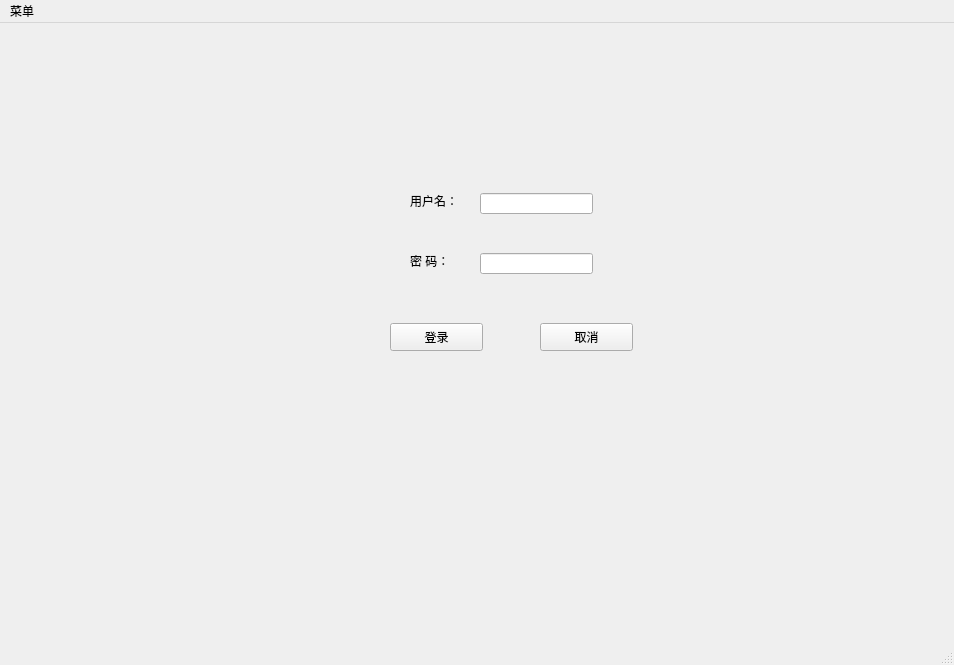
<?xml version="1.0" encoding="UTF-8"?>
<ui version="4.0">
 <class>MainWindow</class>
 <widget class="QMainWindow" name="MainWindow">
  <property name="geometry">
   <rect>
    <x>0</x>
    <y>0</y>
    <width>954</width>
    <height>665</height>
   </rect>
  </property>
  <property name="windowTitle">
   <string>软袋缺陷在线检测系统</string>
  </property>
  <widget class="QWidget" name="centralwidget">
   <widget class="QStackedWidget" name="stackedWidget">
    <property name="geometry">
     <rect>
      <x>30</x>
      <y>10</y>
      <width>731</width>
      <height>581</height>
     </rect>
    </property>
    <property name="currentIndex">
     <number>0</number>
    </property>
    <widget class="QWidget" name="page_1">
     <widget class="QWidget" name="login_widget" native="true">
      <property name="geometry">
       <rect>
        <x>0</x>
        <y>20</y>
        <width>621</width>
        <height>381</height>
       </rect>
      </property>
      <widget class="QLabel" name="label_2">
       <property name="geometry">
        <rect>
         <x>380</x>
         <y>200</y>
         <width>72</width>
         <height>15</height>
        </rect>
       </property>
       <property name="text">
        <string>密 码：</string>
       </property>
      </widget>
      <widget class="QLineEdit" name="pass_input">
       <property name="geometry">
        <rect>
         <x>450</x>
         <y>200</y>
         <width>113</width>
         <height>21</height>
        </rect>
       </property>
       <property name="echoMode">
        <enum>QLineEdit::Password</enum>
       </property>
      </widget>
      <widget class="QPushButton" name="cancer_Button">
       <property name="geometry">
        <rect>
         <x>510</x>
         <y>270</y>
         <width>93</width>
         <height>28</height>
        </rect>
       </property>
       <property name="text">
        <string>取消</string>
       </property>
      </widget>
      <widget class="QLabel" name="label">
       <property name="geometry">
        <rect>
         <x>380</x>
         <y>140</y>
         <width>72</width>
         <height>15</height>
        </rect>
       </property>
       <property name="text">
        <string>用户名：</string>
       </property>
      </widget>
      <widget class="QPushButton" name="login_Button">
       <property name="geometry">
        <rect>
         <x>360</x>
         <y>270</y>
         <width>93</width>
         <height>28</height>
        </rect>
       </property>
       <property name="text">
        <string>登录</string>
       </property>
      </widget>
      <widget class="QLineEdit" name="user_input">
       <property name="geometry">
        <rect>
         <x>450</x>
         <y>140</y>
         <width>113</width>
         <height>21</height>
        </rect>
       </property>
      </widget>
      <widget class="QLabel" name="login_image">
       <property name="geometry">
        <rect>
         <x>0</x>
         <y>110</y>
         <width>341</width>
         <height>201</height>
        </rect>
       </property>
       <property name="styleSheet">
        <string notr="true">
image: url(:/images/index.jpg);</string>
       </property>
       <property name="text">
        <string/>
       </property>
      </widget>
      <widget class="QLabel" name="laber_err">
       <property name="geometry">
        <rect>
         <x>420</x>
         <y>230</y>
         <width>151</width>
         <height>20</height>
        </rect>
       </property>
       <property name="styleSheet">
        <string notr="true">font: 7pt &quot;黑体&quot;;
text-decoration: underline;
color: rgb(255, 0, 0);</string>
       </property>
       <property name="text">
        <string/>
       </property>
      </widget>
     </widget>
    </widget>
    <widget class="QWidget" name="page_2">
     <widget class="QWidget" name="main_widget" native="true">
      <property name="geometry">
       <rect>
        <x>20</x>
        <y>10</y>
        <width>631</width>
        <height>531</height>
       </rect>
      </property>
      <property name="mouseTracking">
       <bool>false</bool>
      </property>
      <property name="tabletTracking">
       <bool>false</bool>
      </property>
      <widget class="QLabel" name="label_14">
       <property name="geometry">
        <rect>
         <x>90</x>
         <y>10</y>
         <width>191</width>
         <height>21</height>
        </rect>
       </property>
       <property name="styleSheet">
        <string notr="true">font: 14pt &quot;隶书&quot;;
color: rgb(255, 30, 82);</string>
       </property>
       <property name="text">
        <string>xxx缺陷在线检测</string>
       </property>
      </widget>
      <widget class="QLabel" name="label_time">
       <property name="geometry">
        <rect>
         <x>310</x>
         <y>10</y>
         <width>291</width>
         <height>20</height>
        </rect>
       </property>
       <property name="styleSheet">
        <string notr="true">color: rgb(255, 170, 127);
font: 10pt &quot;新宋体&quot;;</string>
       </property>
       <property name="text">
        <string>时间</string>
       </property>
      </widget>
      <widget class="QFrame" name="frame">
       <property name="enabled">
        <bool>true</bool>
       </property>
       <property name="geometry">
        <rect>
         <x>0</x>
         <y>420</y>
         <width>601</width>
         <height>111</height>
        </rect>
       </property>
       <property name="sizeIncrement">
        <size>
         <width>2</width>
         <height>2</height>
        </size>
       </property>
       <property name="baseSize">
        <size>
         <width>2</width>
         <height>0</height>
        </size>
       </property>
       <property name="styleSheet">
        <string notr="true">gridline-color: qlineargradient(spread:pad, x1:0, y1:0, x2:1, y2:0, stop:0 rgba(0, 0, 0, 255), stop:1 rgba(255, 255, 255, 255));</string>
       </property>
       <property name="frameShape">
        <enum>QFrame::Box</enum>
       </property>
       <property name="frameShadow">
        <enum>QFrame::Raised</enum>
       </property>
       <property name="lineWidth">
        <number>1</number>
       </property>
       <property name="midLineWidth">
        <number>0</number>
       </property>
       <widget class="QPushButton" name="pushButton">
        <property name="geometry">
         <rect>
          <x>110</x>
          <y>40</y>
          <width>93</width>
          <height>28</height>
         </rect>
        </property>
        <property name="text">
         <string>开始检测</string>
        </property>
       </widget>
       <widget class="QPushButton" name="pushButton_2">
        <property name="geometry">
         <rect>
          <x>240</x>
          <y>40</y>
          <width>93</width>
          <height>28</height>
         </rect>
        </property>
        <property name="text">
         <string>停止检测</string>
        </property>
       </widget>
       <widget class="QPushButton" name="save_data_button">
        <property name="geometry">
         <rect>
          <x>360</x>
          <y>40</y>
          <width>93</width>
          <height>28</height>
         </rect>
        </property>
        <property name="text">
         <string>保存数据</string>
        </property>
       </widget>
       <widget class="QPushButton" name="pushButton_4">
        <property name="geometry">
         <rect>
          <x>490</x>
          <y>40</y>
          <width>93</width>
          <height>28</height>
         </rect>
        </property>
        <property name="text">
         <string>退出</string>
        </property>
       </widget>
       <widget class="QLabel" name="label_16">
        <property name="geometry">
         <rect>
          <x>10</x>
          <y>10</y>
          <width>72</width>
          <height>15</height>
         </rect>
        </property>
        <property name="text">
         <string>波特率</string>
        </property>
       </widget>
       <widget class="QLabel" name="label_17">
        <property name="geometry">
         <rect>
          <x>10</x>
          <y>60</y>
          <width>72</width>
          <height>15</height>
         </rect>
        </property>
        <property name="text">
         <string>通信端口</string>
        </property>
       </widget>
       <widget class="QComboBox" name="comboBox">
        <property name="geometry">
         <rect>
          <x>10</x>
          <y>30</y>
          <width>61</width>
          <height>22</height>
         </rect>
        </property>
        <item>
         <property name="text">
          <string>9600</string>
         </property>
        </item>
        <item>
         <property name="text">
          <string>4800</string>
         </property>
        </item>
        <item>
         <property name="text">
          <string>2400</string>
         </property>
        </item>
       </widget>
       <widget class="QComboBox" name="comboBox_2">
        <property name="geometry">
         <rect>
          <x>10</x>
          <y>80</y>
          <width>61</width>
          <height>22</height>
         </rect>
        </property>
        <item>
         <property name="text">
          <string>COM1</string>
         </property>
        </item>
        <item>
         <property name="text">
          <string>COM2</string>
         </property>
        </item>
       </widget>
      </widget>
      <widget class="QFrame" name="frame_2">
       <property name="geometry">
        <rect>
         <x>410</x>
         <y>40</y>
         <width>191</width>
         <height>371</height>
        </rect>
       </property>
       <property name="frameShape">
        <enum>QFrame::Box</enum>
       </property>
       <property name="frameShadow">
        <enum>QFrame::Raised</enum>
       </property>
       <property name="midLineWidth">
        <number>0</number>
       </property>
       <widget class="QLabel" name="label_11">
        <property name="geometry">
         <rect>
          <x>10</x>
          <y>20</y>
          <width>72</width>
          <height>15</height>
         </rect>
        </property>
        <property name="text">
         <string>属性1</string>
        </property>
       </widget>
       <widget class="QLabel" name="label_12">
        <property name="geometry">
         <rect>
          <x>10</x>
          <y>70</y>
          <width>72</width>
          <height>16</height>
         </rect>
        </property>
        <property name="text">
         <string>属性2</string>
        </property>
       </widget>
       <widget class="QLabel" name="label_15">
        <property name="geometry">
         <rect>
          <x>10</x>
          <y>130</y>
          <width>72</width>
          <height>15</height>
         </rect>
        </property>
        <property name="text">
         <string>属性...</string>
        </property>
       </widget>
       <widget class="QLabel" name="label_13">
        <property name="geometry">
         <rect>
          <x>10</x>
          <y>210</y>
          <width>72</width>
          <height>15</height>
         </rect>
        </property>
        <property name="text">
         <string>属性n</string>
        </property>
       </widget>
       <widget class="QLabel" name="label_18">
        <property name="geometry">
         <rect>
          <x>10</x>
          <y>340</y>
          <width>72</width>
          <height>15</height>
         </rect>
        </property>
        <property name="text">
         <string>当前状态：</string>
        </property>
       </widget>
      </widget>
      <widget class="QFrame" name="frame_3">
       <property name="geometry">
        <rect>
         <x>0</x>
         <y>40</y>
         <width>411</width>
         <height>371</height>
        </rect>
       </property>
       <property name="frameShape">
        <enum>QFrame::Box</enum>
       </property>
       <property name="frameShadow">
        <enum>QFrame::Raised</enum>
       </property>
       <widget class="QLabel" name="label_3">
        <property name="geometry">
         <rect>
          <x>10</x>
          <y>10</y>
          <width>72</width>
          <height>15</height>
         </rect>
        </property>
        <property name="text">
         <string>1号机</string>
        </property>
       </widget>
       <widget class="QLabel" name="label_4">
        <property name="geometry">
         <rect>
          <x>10</x>
          <y>30</y>
          <width>72</width>
          <height>15</height>
         </rect>
        </property>
        <property name="text">
         <string>1号图像</string>
        </property>
       </widget>
       <widget class="QLabel" name="label_7">
        <property name="geometry">
         <rect>
          <x>10</x>
          <y>190</y>
          <width>72</width>
          <height>15</height>
         </rect>
        </property>
        <property name="text">
         <string>3号机</string>
        </property>
       </widget>
       <widget class="QLabel" name="label_8">
        <property name="geometry">
         <rect>
          <x>10</x>
          <y>210</y>
          <width>72</width>
          <height>15</height>
         </rect>
        </property>
        <property name="text">
         <string>3号图像</string>
        </property>
       </widget>
       <widget class="QLabel" name="label_5">
        <property name="geometry">
         <rect>
          <x>210</x>
          <y>10</y>
          <width>72</width>
          <height>15</height>
         </rect>
        </property>
        <property name="text">
         <string>2号机</string>
        </property>
       </widget>
       <widget class="QLabel" name="label_6">
        <property name="geometry">
         <rect>
          <x>210</x>
          <y>30</y>
          <width>72</width>
          <height>15</height>
         </rect>
        </property>
        <property name="text">
         <string>2号图像</string>
        </property>
       </widget>
       <widget class="QLabel" name="label_9">
        <property name="geometry">
         <rect>
          <x>210</x>
          <y>190</y>
          <width>72</width>
          <height>15</height>
         </rect>
        </property>
        <property name="text">
         <string>4号机</string>
        </property>
       </widget>
       <widget class="QLabel" name="label_10">
        <property name="geometry">
         <rect>
          <x>210</x>
          <y>210</y>
          <width>72</width>
          <height>15</height>
         </rect>
        </property>
        <property name="text">
         <string>4号图像</string>
        </property>
       </widget>
      </widget>
     </widget>
    </widget>
    <widget class="QWidget" name="page_3">
     <widget class="QWidget" name="data_widget" native="true">
      <property name="geometry">
       <rect>
        <x>10</x>
        <y>30</y>
        <width>631</width>
        <height>521</height>
       </rect>
      </property>
      <widget class="QTableWidget" name="table_data">
       <property name="geometry">
        <rect>
         <x>10</x>
         <y>70</y>
         <width>581</width>
         <height>321</height>
        </rect>
       </property>
       <property name="editTriggers">
        <set>QAbstractItemView::NoEditTriggers</set>
       </property>
       <column>
        <property name="text">
         <string>名称</string>
        </property>
       </column>
       <column>
        <property name="text">
         <string>属性1</string>
        </property>
       </column>
       <column>
        <property name="text">
         <string>属性2</string>
        </property>
       </column>
       <column>
        <property name="text">
         <string>属性3</string>
        </property>
       </column>
      </widget>
      <widget class="QPushButton" name="export_data_button">
       <property name="geometry">
        <rect>
         <x>490</x>
         <y>20</y>
         <width>93</width>
         <height>28</height>
        </rect>
       </property>
       <property name="text">
        <string>导出数据</string>
       </property>
      </widget>
     </widget>
    </widget>
   </widget>
  </widget>
  <widget class="QStatusBar" name="statusbar"/>
  <widget class="QMenuBar" name="menu_Bar">
   <property name="geometry">
    <rect>
     <x>0</x>
     <y>0</y>
     <width>954</width>
     <height>26</height>
    </rect>
   </property>
   <property name="nativeMenuBar">
    <bool>true</bool>
   </property>
   <widget class="QMenu" name="menu">
    <property name="title">
     <string>菜单</string>
    </property>
    <addaction name="action_jc"/>
    <addaction name="separator"/>
    <addaction name="action_data"/>
   </widget>
   <addaction name="menu"/>
  </widget>
  <action name="action_data">
   <property name="text">
    <string>数据管理</string>
   </property>
   <property name="visible">
    <bool>true</bool>
   </property>
  </action>
  <action name="action_jc">
   <property name="text">
    <string>在线监测</string>
   </property>
  </action>
 </widget>
 <resources>
  <include location="images.qrc"/>
 </resources>
 <connections/>
</ui>
